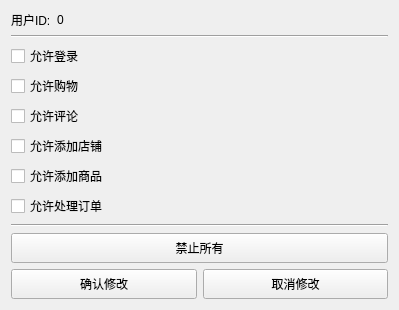
<?xml version="1.0" encoding="UTF-8"?>
<ui version="4.0">
 <class>EditUserPermission</class>
 <widget class="QWidget" name="EditUserPermission">
  <property name="geometry">
   <rect>
    <x>0</x>
    <y>0</y>
    <width>399</width>
    <height>291</height>
   </rect>
  </property>
  <property name="windowTitle">
   <string>修改权限</string>
  </property>
  <layout class="QVBoxLayout" name="verticalLayout">
   <item>
    <layout class="QHBoxLayout" name="horizontalLayout">
     <item>
      <widget class="QLabel" name="label">
       <property name="sizePolicy">
        <sizepolicy hsizetype="Fixed" vsizetype="Preferred">
         <horstretch>0</horstretch>
         <verstretch>0</verstretch>
        </sizepolicy>
       </property>
       <property name="text">
        <string>用户ID:</string>
       </property>
      </widget>
     </item>
     <item>
      <widget class="QLabel" name="labelUserID">
       <property name="text">
        <string>0</string>
       </property>
      </widget>
     </item>
    </layout>
   </item>
   <item>
    <widget class="Line" name="line">
     <property name="orientation">
      <enum>Qt::Horizontal</enum>
     </property>
    </widget>
   </item>
   <item>
    <widget class="QCheckBox" name="checkBoxAllowLogin">
     <property name="text">
      <string>允许登录</string>
     </property>
    </widget>
   </item>
   <item>
    <widget class="QCheckBox" name="checkBoxAllowShopping">
     <property name="text">
      <string>允许购物</string>
     </property>
    </widget>
   </item>
   <item>
    <widget class="QCheckBox" name="checkBoxAllowComment">
     <property name="text">
      <string>允许评论</string>
     </property>
    </widget>
   </item>
   <item>
    <widget class="QCheckBox" name="checkBoxAllowAddShop">
     <property name="text">
      <string>允许添加店铺</string>
     </property>
    </widget>
   </item>
   <item>
    <widget class="QCheckBox" name="checkBoxAllowAddGoods">
     <property name="text">
      <string>允许添加商品</string>
     </property>
    </widget>
   </item>
   <item>
    <widget class="QCheckBox" name="checkBoxAllHandleOrder">
     <property name="text">
      <string>允许处理订单</string>
     </property>
    </widget>
   </item>
   <item>
    <widget class="Line" name="line_2">
     <property name="orientation">
      <enum>Qt::Horizontal</enum>
     </property>
    </widget>
   </item>
   <item>
    <spacer name="verticalSpacer">
     <property name="orientation">
      <enum>Qt::Vertical</enum>
     </property>
     <property name="sizeHint" stdset="0">
      <size>
       <width>20</width>
       <height>40</height>
      </size>
     </property>
    </spacer>
   </item>
   <item>
    <widget class="QPushButton" name="buttonBlockAll">
     <property name="minimumSize">
      <size>
       <width>0</width>
       <height>30</height>
      </size>
     </property>
     <property name="text">
      <string>禁止所有</string>
     </property>
    </widget>
   </item>
   <item>
    <layout class="QHBoxLayout" name="horizontalLayout_2">
     <item>
      <widget class="QPushButton" name="buttonSubmit">
       <property name="minimumSize">
        <size>
         <width>0</width>
         <height>30</height>
        </size>
       </property>
       <property name="text">
        <string>确认修改</string>
       </property>
      </widget>
     </item>
     <item>
      <widget class="QPushButton" name="buttonCancel">
       <property name="minimumSize">
        <size>
         <width>0</width>
         <height>30</height>
        </size>
       </property>
       <property name="text">
        <string>取消修改</string>
       </property>
      </widget>
     </item>
    </layout>
   </item>
  </layout>
 </widget>
 <resources/>
 <connections/>
</ui>
